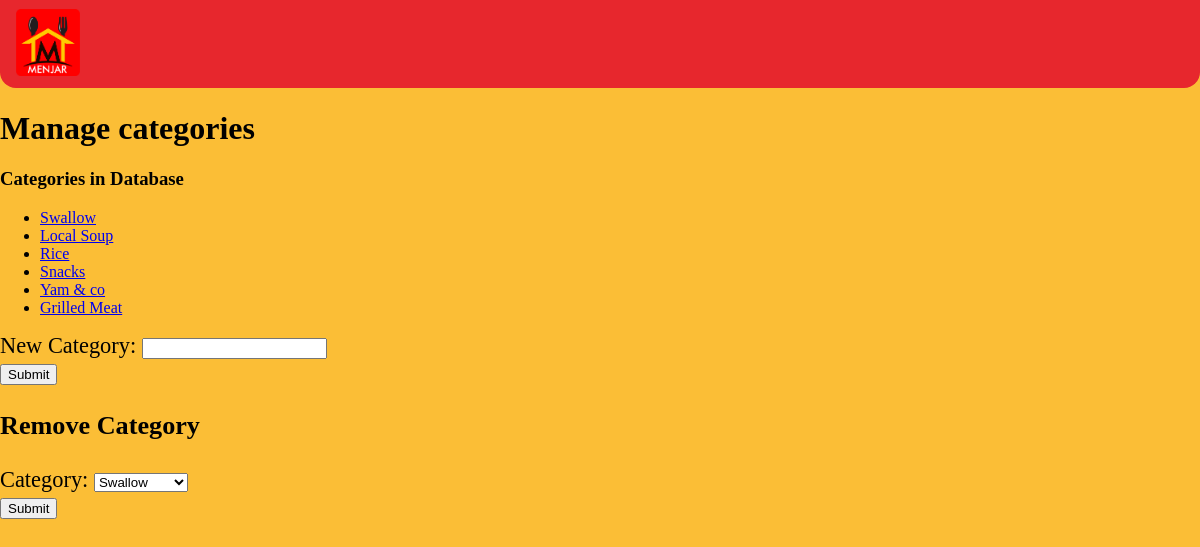
The page /manageCategory on the database its author committed.
### tables this page shows
CREATE TABLE categories
		(categoryId INTEGER PRIMARY KEY,
		name TEXT
		);

### main.py (the view)
@app.route('/manageCategory')
def show_cat():
    with sqlite3.connect('database.db') as conn:
        try:
            cur = conn.cursor()
            cur.execute("SELECT categoryId, name FROM categories")
            categoryData = cur.fetchall()
            conn.commit()
            msg = "fetched succesfully"
        except:
            msg = "error occured"
        print(msg)
    return render_template('manage_categories.html', categoryData=categoryData)

### templates/manage_categories.html (shortened to what this page needs)
<!DOCTYPE HTML>
<html>
<head>
<link rel="stylesheet" href={{ url_for('static', filename='css/style.css') }} />
</head>
<body>
	<header class="">
		<div><img src= {{url_for('static', filename ="/images/Menjar-logo.png")}} alt="Menjar Logo" /></div>
	</header>
<h1>Manage categories</h1>
<div class="display">
	<div class="displayCategory">
		<h3>Categories in Database </h3>
		<ul>
			{% for row in categoryData %}
			<li><a href="/displayCategory?categoryId={{row[0]}}">{{row[1]}}</a></li>
			{% endfor %}
		</ul>
	</div>
    <form action="/addCategory" method="POST">
        New Category: <input type="text" name="newCategory"><br>
        <input type="submit">
    </form>
	<form action="/removeCat" method="POST">
		<h3> Remove Category</h3>
		Category: <select name="category">
			{% for row in categoryData %}
				<option value="{{row[0]}}">{{row[1]}}</option>
			{% endfor %}
		</select><br>
		<input type="submit">
	</form>
</body>
</html>

### static/css/style.css (style rules this page uses)
body { font-family: "Markazi Text", serif; margin: 2rem 0 0; background-color: #fbbe36; }
header { background-color: #e7272d; padding: 2rem 1rem 0.5rem 1rem; border-radius: 0 0 16px 16px; margin-top: -55px; }
header div>img { width: 4rem; }
form { font-size: 1.4rem; }

### rows shown on the page
categories: name "Swallow"
categories: name "Local Soup"
categories: name "Rice"
categories: name "Snacks"
categories: name "Yam & co"
categories: name "Grilled Meat"

### other values the page prints
form field category "Swallow"
